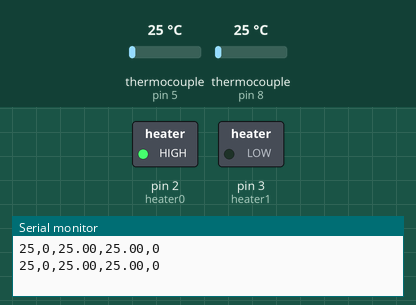
Recording of a sketch running on a simulated Arduino Uno, built with avr-gcc and run on an emulated ATmega328P. On the bench: switched loads named in the sketch (green lamp = pin HIGH), the last lines printed to the serial monitor. The test bench sets the inputs (shaded band); at power-on: thermocouple (sensors on pin 5, pin 8) 25 °C.

Above: at 6.9 s.
7.0 s: thermocouple (sensor on pin 5) set to 29 °C
At 10.9 s:
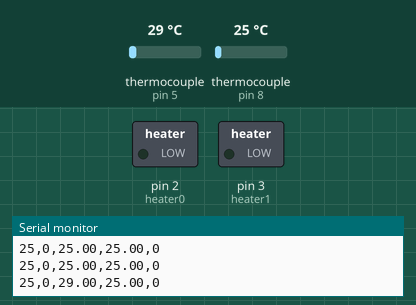
12.0 s: thermocouple (sensor on pin 5) set to 6 °C
At 16.0 s:
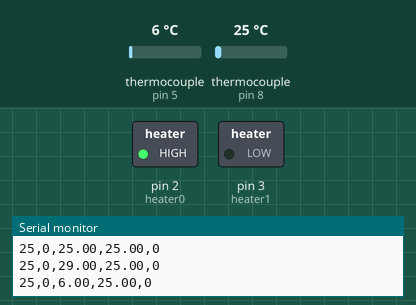
Timing chart, 0 to 17.5 s (numbered marks = the images above; inputs shaded):
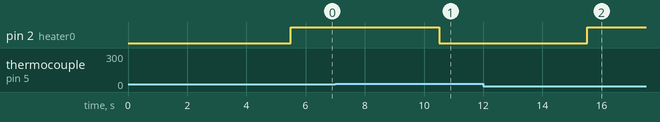

The sketch:

ThermalCycler.ino
```cpp
/*Program is to control temperature in two enclosures.
Objects are given a designation of 0 or 1 since only
two enclosures are required, so a binary system is the
simplist. Thermocouples measure the temperature in each
each enclosure, and relays control the heaters. Target
Temperatures are set in a parameters section. Ramps rates
are automatically calculated by the time and temps defined.

Modification from original have been made. Current use
is controlling the temperature in a single enclosure,
with one relay controlling the heater, and one controlling
a cooling fan.*/

//thermocouple setup
#include "Adafruit_MAX31855.h"
#define DO   4
#define CS0  5 //thermocouple0
#define CS1  8 //thermocouple1
#define CLK  6
Adafruit_MAX31855 thermocouple0(CLK, CS0, DO);
Adafruit_MAX31855 thermocouple1(CLK, CS1, DO);

//heater pins. Heater1 is now used to control a fan
int heater0 = 2,heater1 = 3;

//global variables for reference through functions
int cycles = 0;    //cycles completed counter
int target0, target1, T_high0, T_high1, T_low0, T_low1;
double threshold0, threshold1;  //ramped target values

void setup() {
  //declare pinmods
  pinMode(heater0,OUTPUT);
  pinMode(heater1,OUTPUT);
  //begin serial communication
  Serial.begin(1200);
  delay(500);
  threshold0 = thermocouple0.readCelsius(); //stores ramp limit
  threshold1 = thermocouple1.readCelsius();
}

void loop() {
  //USER PARAMETERS-=-=-=-=-=-=-=-=-=-=-=-=-=-=-=-=-=
      T_high0 = 150;    //target high temp
      T_low0 = 40;      //target low temp
      T_high1 = 2;
      T_low1 = -2;
  int t = 60;          //segment run-time (minutes)
  int st = 5;          //sample rate (seconds)
  //sample rate is currently hard coded into Processing
  //should be passed in with string
  //No inputs below this line-=-=-=-=-=-=-=-=-=-=

  int stm = 5;         //soak time modified (minutes)

  //each segment will run with the number of loops calculated below
  int l = t*60/st;     //# loops in segment (minutes converted to seconds)
  int lmod = l*stm/t;  //portion of total loops calculated from stm
  //calculate ramp rate with incrementations
  //that add to the thresholds
  double inc0 = (double) (T_high0-T_low0)/(l);
  double inc1 = (double) (T_high1-T_low1)/(l);

  /*Runs a segment (ramp up, ramp down, or hold)
  Since segments are defined by a time and target
  temperatures, a hold can be done by a repeat of
  the a warm or cool segment.*/
  //warm
  for(int i=0; i < l; i++){
    //fucntion will run a heater and temp check
    //select heater
    //select high or low target temp
    //corresponding threshold# (could be simplified)
    //corresponding increment#
    threshold0 = seg(heater0,T_high0,threshold0,inc0);
    //functions for second eclosure are all off
    //threshold1 = seg(heater1,T_high1,threshold1,inc1);
    delay(st*1000);  //time between samples
  }
  //repeating a segment will hold at limit
  //hold warm
  for(int i=0; i < lmod; i++){
    threshold0 = seg(heater0,T_high0,threshold0,inc0);
    //threshold1 = seg(heater1,T_high1,threshold1,inc1);
    delay(st*1000);
  }

  /*all segments are heater controlled, excpet for the cooling
  segment that is regulated by fan. Increments are multiplied by
  by -1 to ramp down.*/
  digitalWrite(heater0,LOW);  //Ensure heater is off before fan control
  //cool
  for(int i=0; i < l; i++){
    threshold0 = seg2(heater1,T_low0,threshold0,inc0*(-1));
    //threshold1 = seg(heater1,T_low1,threshold1,inc1*(-1));
    delay(st*1000);
  }
  digitalWrite(heater1,LOW); //Ensure fan is off before resuming heating

  //hold cool
  for(int i=0; i < lmod; i++){
    threshold0 = seg(heater0,T_low0,threshold0,inc0*(-1));
    //threshold1 = seg(heater1,T_low1,threshold1,inc1*(-1));
    delay(st*1000);
  }

  cycles++;
}

//READ TEMPS & SEND TO PROCESSING
int readTemp(int s, double thresh){
  double T0 = thermocouple0.readCelsius();
  double T1 = thermocouple1.readCelsius();
  if(s == heater0) target0 = thresh;
  if(s == heater1) target1 = thresh;
  String Temps = String(target0) +","+ String(target1) +","+ String(T0) +","+ String(T1) +","+ String(cycles);
  Serial.println(Temps);      //send to processing
  if(s == heater0) return T0;
  if(s == heater1) return T1;
}

//SEGMENT
/*Designed to apply to every segment. Special modifications
for individual segments would need to pull in a value to
indicate which state the segment is in, logic for applying
to that state, and then logic for that action.*/
double seg(int select, double limit, double thresh, double inc){
  float temp = readTemp(select,thresh);
  //checks if heat needs to be added to the system
  if(temp < thresh) digitalWrite(select,HIGH);
  else digitalWrite(select,LOW);
  //else statements ramp up each loop
  //if statements prevent overramp
  if(((limit == T_high0) || (limit == T_high1)) && (thresh >= limit)) thresh = limit;
  else if(((limit == T_low0) || (limit == T_low1)) && (thresh <= limit)) thresh = limit;
  else thresh += inc;
  return thresh;
}

/*Modification/patch of original function to allow for fan
control. Differs by the >< signs, and which thermocouple to read
from. Selecting heater1 in the function of the "cool" segment tells
the select variable to select thermocouple1.*/
double seg2(int select, double limit, double thresh, double inc){
  float temp = readTemp(2,thresh);  //hard coded to read thermocouple0
  //checks if heat needs to be added to the system
  if(temp > thresh) digitalWrite(select,HIGH);
  else digitalWrite(select,LOW);
  //else statements ramp up each loop
  //if statements prevent overramp
  if(((limit == T_high0) || (limit == T_high1)) && (thresh >= limit)) thresh = limit;
  else if(((limit == T_low0) || (limit == T_low1)) && (thresh <= limit)) thresh = limit;
  else thresh += inc;
  return thresh;
}
```

Measured:
- the behaviour switches between 25 and 26 °C on thermocouple (sensor on pin 5) (found by bisection; images 0 and 1)
- after the input at 7.0 s, pin 2 (heater0): HIGH → LOW after 3.5 s
- after the input at 12.0 s, pin 2 (heater0): LOW → HIGH after 3.5 s
